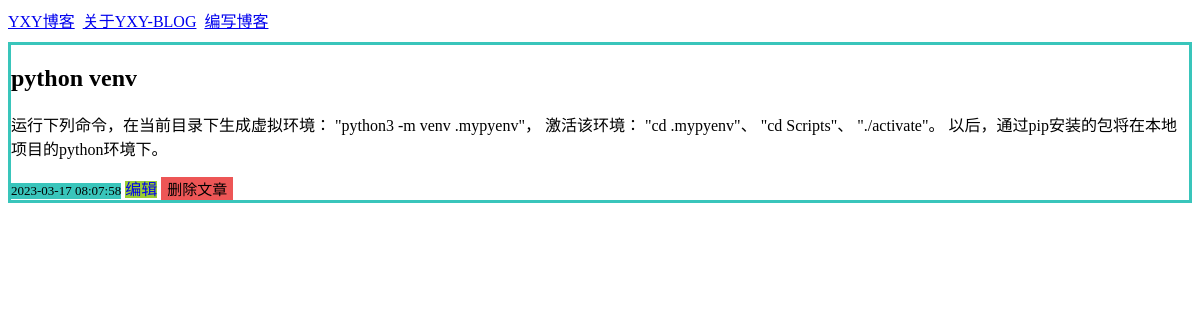
The page /blog/17 on the database its author committed.
### tables this page shows
CREATE TABLE blog (
    id INTEGER PRIMARY KEY AUTOINCREMENT,
    created TIMESTAMP NOT NULL DEFAULT CURRENT_TIMESTAMP,
    title TEXT NOT NULL,
    content TEXT NOT NULL
);

### app.py (the view)
@app.route('/blog/<int:blog_id>')
def blog(blog_id):
    blog = get_db_data_by_id(blog_id)
    return render_template('blog.html', blog=blog)

### app.py (called while the page is built)
def get_db_conn():
    conn = sqlite3.connect('./db/yxyblog.db')
    conn.row_factory = sqlite3.Row
    return conn

def get_db_data_by_id(blog_id):
    conn = get_db_conn()
    blog = conn.execute('select * from blog where id = ?',(blog_id, )).fetchone()
    return blog

### templates/blog.html
{% extends 'base.html' %}
{% block content %}
    <h2>{% block title %}{{ blog['title'] }}{% endblock %}</h2>
    <p>{{ blog['content'] }}</p>
    <div class="time">{{blog['created']}}</div>
    <a class="edit_btn" href="{{ url_for('edit', blog_id=blog['id']) }}">编辑</a>
    <form class="delete_form" action="{{url_for('delete',blog_id=blog['id'])}}" method="POST">
        <input class="delete_btn" type="submit" value="删除文章" onclick="return confirm('确定要删除吗？')"></input>
    </form>
{% endblock %}

### static/css/index.css (style rules this page uses)
.time { display: inline-block; font-size: 13px; background-color: #39c5bb; }
.edit_btn { font-size: 16px; text-decoration: none; background-color: yellowgreen; }
.delete_form { display: inline-block; }
.delete_btn { cursor: pointer; border: none; font-size: 15px; background-color: #ed5656; }

### rows shown on the page
blog: title "python venv", content "运行下列命令，在当前目录下生成虚拟环境： \"python3 -m venv .mypyenv\"， 激活该环境： \"cd .mypyenv\"、 \"cd Scripts\"、 \"./activate\"。 以后，通过pip安装的包将在本地项目的python环境下。", created "2023-03-17 08:07:58"
